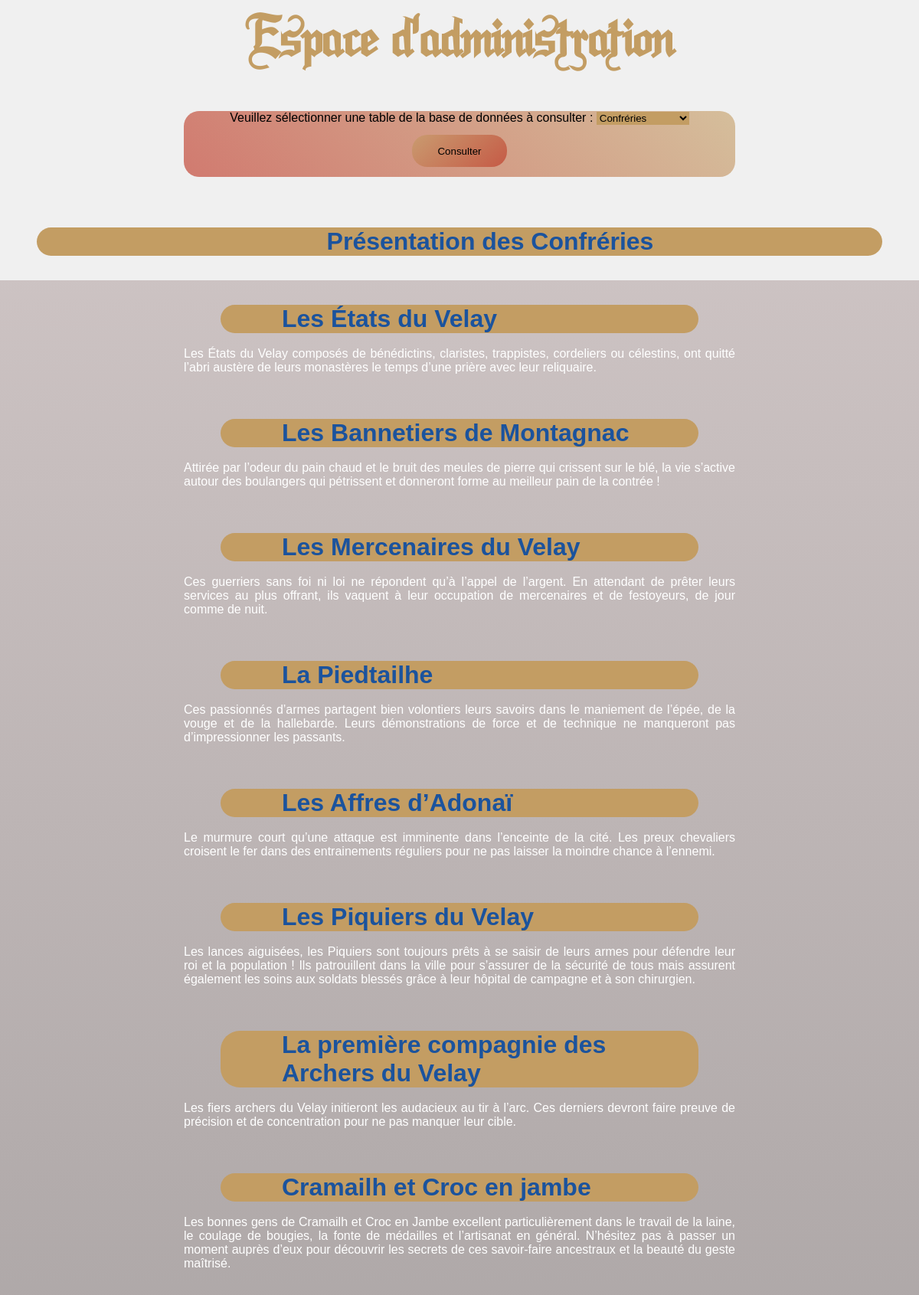
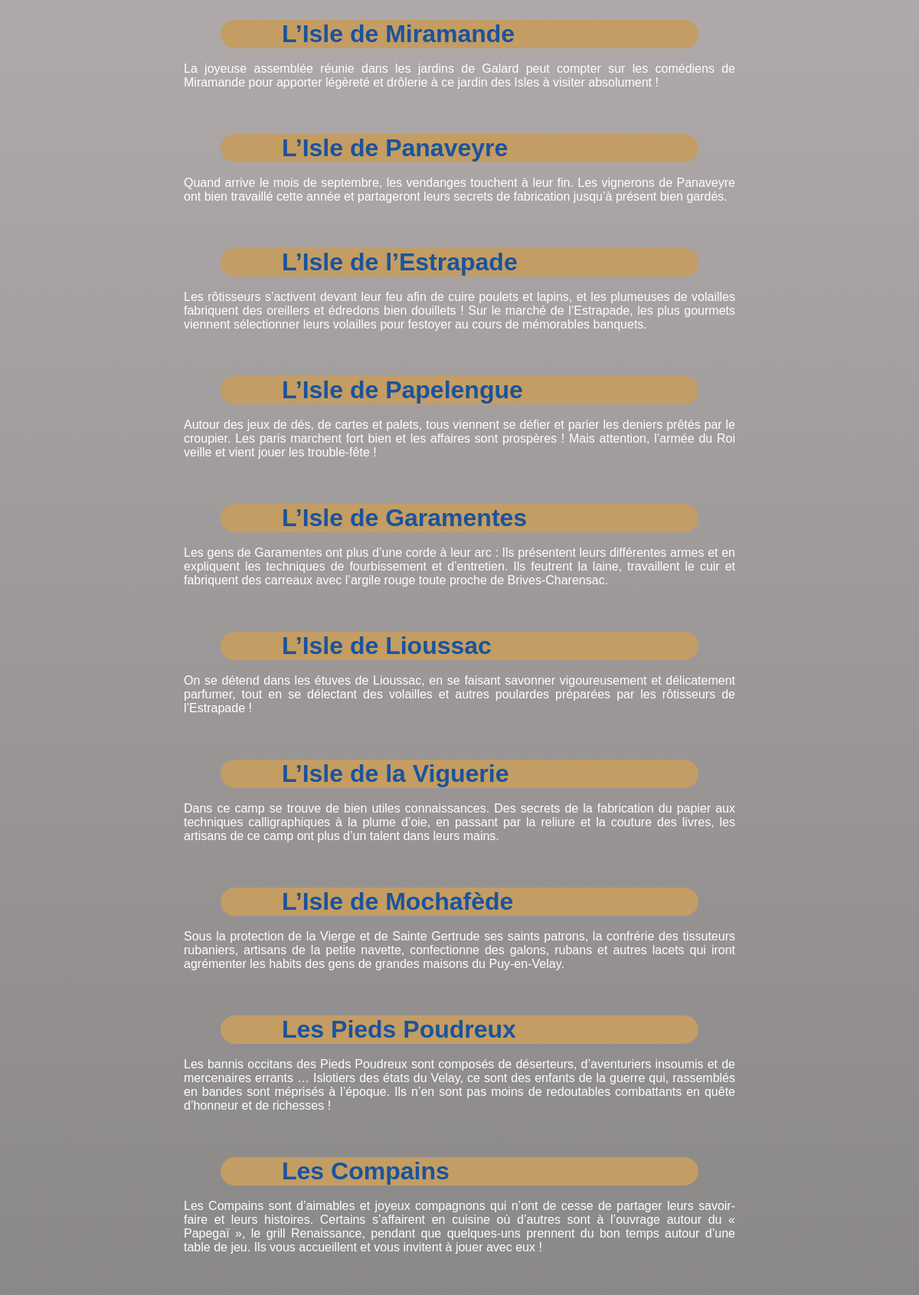
/Dorian/Site/confrerie_admin.php (upper part), run on the app's committed database (2 pictures, top to bottom).
### tables this page shows
CREATE TABLE `confrerie` (
  `idConfrerie` int(11) PRIMARY KEY NOT NULL AUTO_INCREMENT,
  `bio` text DEFAULT NULL,
  `nomConfrerie` varchar(255) NOT NULL
);

### Dorian/Site/confrerie_admin.php (the view, shortened to what this page needs)
<?php
    $db=new
    PDO('mysql:host=localhost;port=3306;dbname=lcdr','root','');
    $results=$db->query('SELECT nomConfrerie, bio FROM confrerie');
    $tab=$results->fetchAll();
    $confreries=count($tab);
    class Confrerie
    {
        public $nomConfrerie="";
        public $bio="";
        public function __construct($nomConfrerie, $bio)
        {
            $this->nomConfrerie=$nomConfrerie;
            $this->bio=$bio;
        }
        public function affichage()
        {
            echo '<b class="conf-titre">'.$this->nomConfrerie.'</b><div class="espace"><p><br>'.$this->bio.'<br><br><p></div>';
        }
    }
?>
<!doctype HTML>
<html lang="fr">
    <head>
        <link rel="stylesheet" href="css/style.css">
        <link rel="stylesheet" href="css/conf-pres.css">
    </head>
    <body>
        <h1>Espace d'administration</h1>
        <form method="POST" action="Admin2.php">
        <div class="bouton-admin">
            <label>Veuillez sélectionner une table de la base de données à consulter :</label>
            <select id="select" name="select">
                <option value="Confrerie2.php" selected>Confréries</option>
            </select>
            <button id="button">Consulter</button>
        </div>
        </form>
        <br>
        <h1 class="conf-titre">Présentation des Confréries</h1>
        <section  class="presentation-conf">
            <div class="contenu">
                <?php
                    $confrerie=array();
                    for($i=0;$i<$confreries;$i++)
                    {
                        $confrerie[$i]=new Confrerie($tab[$i][0], $tab[$i][1]);
                        $confrerie[$i]->affichage();
                    }
                ?>
            </div>
        </section>
    </body>
</html>

### Dorian/Site/css/style.css (style rules this page uses)
* { margin: 0; padding: 0; box-sizing: border-box; }
body { background: #f0f0f0; min-height: 200vh; }
h1, h2 { color: #C39D63; font-family: LABRIT; font-size: 9.28vh; text-align: center; }
p { color:#fff; font-family: Arial, Helvetica; text-align: justify; }

### Dorian/Site/css/conf-pres.css (style rules this page uses)
.presentation-conf { background: linear-gradient( rgba(180, 164, 164, 0.6),rgba(31, 31, 31, 0.6)); margin-top: 2em; padding: 2em 0; }
.contenu { display: flex; flex-direction: column; margin-left: 20%; margin-right: 20%; justify-content: center; }
.conf-titre { font-size: xx-large; color: #1B539D; background-color: #C39D63; border-radius: 25px; padding-left: 2.5em; margin: 0 1.5em; font-family: Arial, Helvetica; }
.espace { padding-bottom: 2.5em; }
.bouton-admin { text-align: center; font-family: Arial, Helvetica; background: linear-gradient(45deg,rgba(188, 44, 26, 0.6),rgba(195, 157, 99, 0.6)); border-radius: 20px; margin: 3em 20%; }
#button { background: linear-gradient(135deg,rgba(195, 157, 99, 0.6),rgba(188, 44, 26, 0.6)); border-radius: 20px; padding: 1em 2.5em; margin: 1em 0; border: none; transition: 0.6s; }
#select { background-color: #C39D63; border: none; }

### data on the page
confrerie: nomConfrerie "Les États du Velay", bio "Les États du Velay composés de bénédictins, claristes, trappistes, cordeliers ou célestins, ont quitté l’abri austère de leurs monastères le temps d’une prière avec leur reliquaire."
confrerie: nomConfrerie "Les Bannetiers de Montagnac", bio "Attirée par l’odeur du pain chaud et le bruit des meules de pierre qui crissent sur le blé, la vie s’active autour des boulangers qui pétrissent et donneront forme au meilleur pain de la contrée !"
confrerie: nomConfrerie "Les Mercenaires du Velay", bio "Ces guerriers sans foi ni loi ne répondent qu’à l’appel de l’argent. En attendant de prêter leurs services au plus offrant, ils vaquent à leur occupation de mercenaires et de festoyeurs, de jour comme de nuit."
confrerie: nomConfrerie "La Piedtailhe", bio "Ces passionnés d’armes partagent bien volontiers leurs savoirs dans le maniement de l’épée, de la vouge et de la hallebarde. Leurs démonstrations de force et de technique ne manqueront pas d’impressionner les passants."
confrerie: nomConfrerie "Les Affres d’Adonaï", bio "Le murmure court qu’une attaque est imminente dans l’enceinte de la cité. Les preux chevaliers croisent le fer dans des entrainements réguliers pour ne pas laisser la moindre chance à l’ennemi."
confrerie: nomConfrerie "Les Piquiers du Velay", bio "Les lances aiguisées, les Piquiers sont toujours prêts à se saisir de leurs armes pour défendre leur roi et la population ! Ils patrouillent dans la ville pour s’assurer de la sécurité de tous mais assurent également les soins aux soldats blessés grâce à leur hôpital de campagne et à son chirurgien."
confrerie: nomConfrerie "La première compagnie des Archers du Velay", bio "Les fiers archers du Velay initieront les audacieux au tir à l’arc. Ces derniers devront faire preuve de précision et de concentration pour ne pas manquer leur cible."
confrerie: nomConfrerie "Cramailh et Croc en jambe", bio "Les bonnes gens de Cramailh et Croc en Jambe excellent particulièrement dans le travail de la laine, le coulage de bougies, la fonte de médailles et l’artisanat en général. N’hésitez pas à passer un moment auprès d’eux pour découvrir les secrets de ces savoir-faire ancestraux et la beauté du geste maîtrisé."
confrerie: nomConfrerie "L’Isle de Miramande", bio "La joyeuse assemblée réunie dans les jardins de Galard peut compter sur les comédiens de Miramande pour apporter légèreté et drôlerie à ce jardin des Isles à visiter absolument !"
confrerie: nomConfrerie "L’Isle de Panaveyre", bio "Quand arrive le mois de septembre, les vendanges touchent à leur fin. Les vignerons de Panaveyre ont bien travaillé cette année et partageront leurs secrets de fabrication jusqu’à présent bien gardés."
confrerie: nomConfrerie "L’Isle de l’Estrapade", bio "Les rôtisseurs s’activent devant leur feu afin de cuire poulets et lapins, et les plumeuses de volailles fabriquent des oreillers et édredons bien douillets ! Sur le marché de l’Estrapade, les plus gourmets viennent sélectionner leurs volailles pour festoyer au cours de mémorables banquets."
confrerie: nomConfrerie "L’Isle de Papelengue", bio "Autour des jeux de dés, de cartes et palets, tous viennent se défier et parier les deniers prêtés par le croupier. Les paris marchent fort bien et les affaires sont prospères ! Mais attention, l’armée du Roi veille et vient jouer les trouble-fête !"
confrerie: nomConfrerie "L’Isle de Garamentes", bio "Les gens de Garamentes ont plus d’une corde à leur arc : Ils présentent leurs différentes armes et en expliquent les techniques de fourbissement et d’entretien. Ils feutrent la laine, travaillent le cuir et fabriquent des carreaux avec l’argile rouge toute proche de Brives-Charensac."
confrerie: nomConfrerie "L’Isle de Lioussac", bio "On se détend dans les étuves de Lioussac, en se faisant savonner vigoureusement et délicatement parfumer, tout en se délectant des volailles et autres poulardes préparées par les rôtisseurs de l’Estrapade !"
confrerie: nomConfrerie "L’Isle de la Viguerie", bio "Dans ce camp se trouve de bien utiles connaissances. Des secrets de la fabrication du papier aux techniques calligraphiques à la plume d’oie, en passant par la reliure et la couture des livres, les artisans de ce camp ont plus d’un talent dans leurs mains."
confrerie: nomConfrerie "L’Isle de Mochafède", bio "Sous la protection de la Vierge et de Sainte Gertrude ses saints patrons, la confrérie des tissuteurs rubaniers, artisans de la petite navette, confectionne des galons, rubans et autres lacets qui iront agrémenter les habits des gens de grandes maisons du Puy-en-Velay."
confrerie: nomConfrerie "Les Pieds Poudreux", bio "Les bannis occitans des Pieds Poudreux sont composés de déserteurs, d’aventuriers insoumis et de mercenaires errants … Islotiers des états du Velay, ce sont des enfants de la guerre qui, rassemblés en bandes sont méprisés à l’époque. Ils n’en sont pas moins de redoutables combattants en quête d’honneur et de richesses !"
confrerie: nomConfrerie "Les Compains", bio "Les Compains sont d’aimables et joyeux compagnons qui n’ont de cesse de partager leurs savoir-faire et leurs histoires. Certains s’affairent en cuisine où d’autres sont à l’ouvrage autour du « Papegaï », le grill Renaissance, pendant que quelques-uns prennent du bon temps autour d’une table de jeu. Ils vous accueillent et vous invitent à jouer avec eux !"
